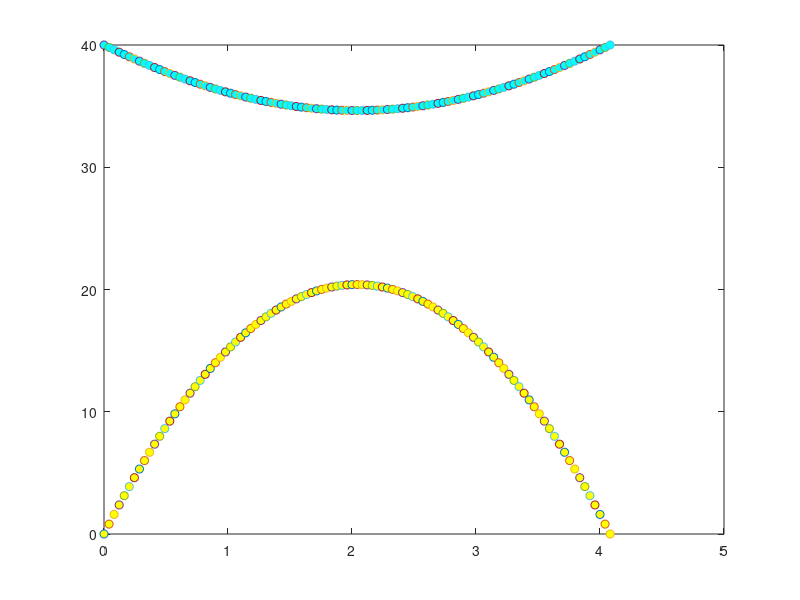

Reproduce this figure in MATLAB.
% Plot_EX30.m
% Study the projectile trajectory and velocity
clearvars; clc; close all
% Given data:
g=9.8;      % acceleration due to Earth gravity in m/s^2
theta=30;   % angle to the horizontal axis in degrees
v0=40;      % speed of the thrown ball in m/s
% t_hit is time needed for the thrown ball to hit the ground.
% h is height of the thrown ball relative to the ground in m.
% v is speed of the thrown ball over time.
% t is a time series for computation in [sec].
% dt is increment of total time. 
t_hit=2*v0*sin(theta*pi/180)/g;
dt=t_hit/80; t=(0:dt:t_hit);
h=v0*t.*sin(theta*pi/180) - 0.5*g*t.^2;
v=sqrt(v0*v0-2*v0*g*t.*sin(theta*pi/180)+g*g*t.^2);
%% Animated plot of the projectile
dt=t_hit/100; t=(0:dt:t_hit);
for ii=1:length(t) 
h(ii)=v0*t(ii).*sin(theta*pi/180) - 0.5*g*t(ii).^2;
plot(t(ii), h(ii), 'o:', 'markerfacecolor', 'y')
hold all
M(ii)=getframe(gcf);
end
% movie(M, 1)
%% Animated plot of the projectile velocity
for ii=1:length(t) 
v(ii)=sqrt(v0^2-2*v0*g*t(ii).*sin(theta*pi/180)+g^2*t(ii).^2);
drawnow
plot(t(ii), v(ii), 'o:', 'markerfacecolor', 'c'), hold all
end
